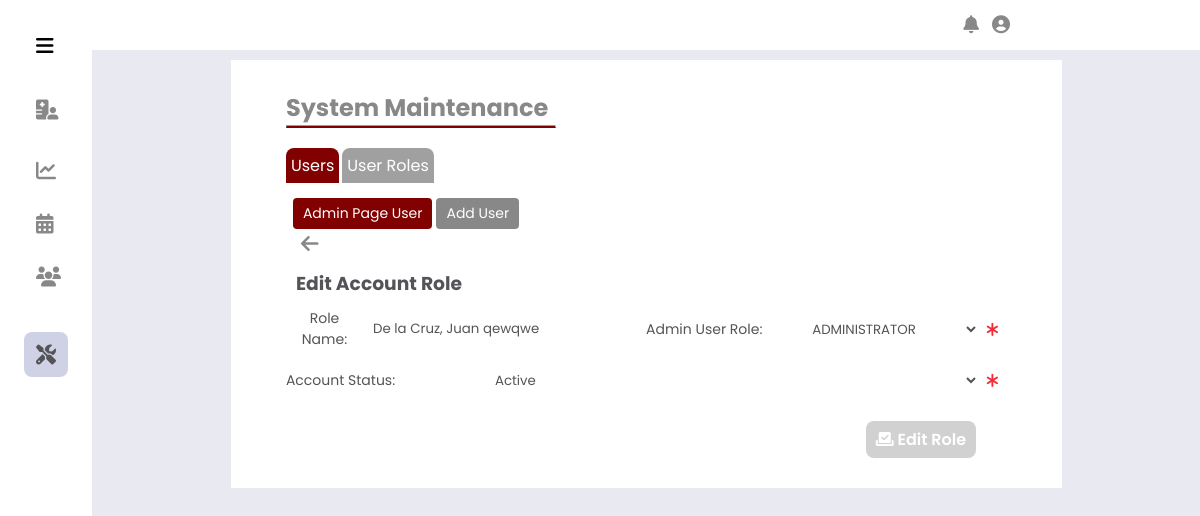
Page /Administrator/System Edit User Maintenance/?acc_id=4 (signed in) on the committed database.
### tables this page shows
CREATE TABLE IF NOT EXISTS `adminaccountinfo` (
  `AdminAccountID` int NOT NULL AUTO_INCREMENT,
  `AdminFirstName` varchar(255) NOT NULL,
  `AdminMiddleName` varchar(255) DEFAULT NULL,
  `AdminLastName` varchar(255) NOT NULL,
  `AdminSufifx` varchar(15) DEFAULT NULL,
  `AdminUserRoleID` int NOT NULL,
  `AdminContactNo` varchar(11) NOT NULL,
  `AdminUsername` varchar(255) NOT NULL,
  `AdminPassword` varchar(32) NOT NULL,
  `AdminEmailAdd` varchar(255) NOT NULL,
  `AdminAddress` text NOT NULL,
  `GenderID` int NOT NULL,
  `AccountStatusID` int NOT NULL,
  PRIMARY KEY (`AdminAccountID`),
  KEY `adminUserRole_adminInfo` (`AdminUserRoleID`),
  KEY `genderRole_adminInfo` (`GenderID`),
  KEY `accountstat_adminInfo` (`AccountStatusID`)
);

CREATE TABLE IF NOT EXISTS `adminuserrole` (
  `AdminUserRoleID` int NOT NULL AUTO_INCREMENT,
  `AdminUserRole` varchar(255) NOT NULL,
  `AdminPageStudentCounceling` int NOT NULL,
  `AdminPageViolation` int NOT NULL,
  `AdminMaintenance` int NOT NULL,
  `StatusID` int NOT NULL,
  PRIMARY KEY (`AdminUserRoleID`),
  KEY `accountStatus_rolestats` (`StatusID`),
  KEY `studCounceling_status` (`AdminPageStudentCounceling`),
  KEY `studViolation_status` (`AdminPageViolation`),
  KEY `sysMain_status` (`AdminMaintenance`)
);

CREATE TABLE IF NOT EXISTS `accountstatus` (
  `AccountStatusID` int NOT NULL AUTO_INCREMENT,
  `StatusDescription` varchar(50) NOT NULL,
  PRIMARY KEY (`AccountStatusID`)
);

### Administrator/System Edit User Maintenance/index.php (the view, shortened to what this page needs)
<?php
    include_once('../includes/header.php');
    $acc_id = $_GET['acc_id'];
    $userRole = $conn->query("SELECT AdminAccountID, AdminFirstName, AdminMiddleName, AdminLastName, AdminSufifx,
    AdminUserRoleID, AccountStatusID FROM adminaccountinfo WHERE AdminAccountID = '$acc_id' ");
    while($row = $userRole->fetch_assoc()){
        $id = $row['AdminAccountID']; $fname = $row['AdminFirstName']; $mname = $row['AdminMiddleName'];
        $lname = $row['AdminLastName']; $sname = $row['AdminSufifx'];
        $AdminUserRoleID = $row['AdminUserRoleID']; $AccountStatusID = $row['AccountStatusID'];
?>
    <div class="body_container">
        <div class="content">
            <div class="title">
                <h1>System Maintenance</h1>
                <hr>
            </div>
            <div class="subcontent">
                <?php
                    $sub_page = 'main_admin';
                    include '../includes/main_sub_nav.php';
                    $sub_content = 'admin_userPage';
                    include '../includes/sub_content_navadd.php';
                ?>
                <a href="../System User Maintenance/" class="acc_bttn"><i class="fas fa-arrow-left"></i></a>
                <h3 class="subtitle">Edit Account Role</h3>
                <form id="edituserRole"  method = "POST">
                    <div class="input_group">
                        <div class="input_container">
                            <label for="#" class="label">Role Name: </label>
                            <div class="input " id="input_roleName">
                                <input class="input-field" type="text" placeholder="Insert Role Name" name="NameCheck"
                                id="NameCheck" value="<?php echo $lname.', '.$fname.' '.$mname.' '.$sname ?>" readonly>
                            </div>
                        </div>
                        <div class="input_container">
                            <label for="roleCouncheck" class="labelcheck">Admin User Role: </label>
                            <div class="input " id="input_roleName">
                                <select class="input-field" name="roleCouncheck" id="roleCouncheck">
                                    <?php
                                        $userRole = mysqli_query($conn, "SELECT AdminUserRoleID, AdminUserRole FROM `adminuserrole`");
                                        while($row2 = mysqli_fetch_assoc($userRole)){
                                        $roleID = $row2['AdminUserRoleID']; $roleName = $row2['AdminUserRole'];
                                    ?>
                                    <option value = "<?php echo $roleID ?>" <?php if($roleID == $AdminUserRoleID ){echo "selected";} ?>> <?php echo $roleName?>  </option>
                                    <?php }?>
                                </select>
                                <i class="fa-solid fa-asterisk"></i>
                            </div>
                        </div>
                        <div class="input_container">
                            <label for="status" class="labelcheck">Account Status: </label>
                            <div class="input " id="input_roleName">
                                <select class="input-field" name="status" id="status">
                                    <?php
                                        $statuscheck = mysqli_query($conn, "SELECT AccountStatusID, StatusDescription FROM `accountstatus`");
                                        while($row3 = mysqli_fetch_assoc($statuscheck)){
                                        $statsID = $row3['AccountStatusID']; $statsName = $row3['StatusDescription'];
                                    ?>
                                        <option value = "<?php echo $statsID ?>" <?php if($statsID == $AccountStatusID ){echo "selected";} ?>> <?php echo $statsName?>  </option>
                                    <?php }?>
                                </select>
                                <i class="fa-solid fa-asterisk"></i>
                            </div>
                        </div>
                    </div>
                    <div class="action_content">
                        <button class= "bttn" type="submit" name="submit" id="submitRole">
                        <i class="fa-solid fa-check-to-slot"></i> Edit Role</button>
                    </div>
                    <?php }?>
                </form>
            </div>
        </div>
    </div>
</body>
</html>

### Administrator/includes/main_sub_nav.php
<div class="sub_nav">
    <a href="../System User Maintenance/" class="sub_nav_bttn<?php if ($sub_page == 'main_admin'){ echo '_active';}?>">
        Users
    </a>
    <a href="../System User Role Maintenance/" class="sub_nav_bttn<?php if ($sub_page == 'role_admin'){ echo '_active';}?>">
        User Roles
    </a>
</div>

### Administrator/includes/sub_content_navadd.php
<div class="sub_content_nav">
    <a href="../System User Maintenance/" class="sub_nav_bttn<?php if ($sub_content == 'admin_userPage'){ echo '_active';}?>">
        Admin Page User
    </a>
    <a href="../System Add User Maintenance/" class="sub_nav_bttn<?php if ($sub_content == 'add_admin'){ echo '_active';}?>">
        Add User
    </a>
</div>

### Administrator/includes/css/side_nav.css (style rules this page uses)
:root { --nav-width: 92px; --button-color-font-icon: rgb(136, 136, 136); --button-hover-color-font-icon: rgb(84, 83, 87); --button-hover-bg: rgb(207 210 229); --color-content0-bg: white; --body-color: rgb(209, 209, 209); --normal-font-size: 1rem; --small-font-size: .875rem; --z-index: 100; }
* { margin: 0; padding: 0; box-sizing: border-box; font-family: 'Poppins',sans-serif; }
body { margin: 0; position: relative; padding: 0 0 0 5.75rem; transition: .5s; background-color: #e9eaf1; }
h1 { margin: 0; }
.fas { font-size: 1.25rem; margin-right: 3px; }
@media (max-width: 1200px) { .content { width: 75%; } }

### Administrator/includes/css/admin_navbar.css (style rules this page uses)
* { margin: 0; padding: 0; box-sizing: border-box; font-family: 'Poppins',sans-serif; }
:root { --nav-width: 92px; --button-color-font-icon: rgb(136, 136, 136); --button-hover-color-font-icon: rgb(84, 83, 87); --button-hover-bg: rgb(160, 160, 160); --color-content0-bg: white; --maroong-content-bg: #810000; --maroong-content-hover: #630000; --body-color: rgb(209, 209, 209); --dark--color: #45474b; --blue-color: #2a88e6; --normal-font-size: 1rem; --small-font-size: .875rem; --meduim-font-size: 15px; }
body { position: relative; background-color: #e9eaf1; }
.sub_nav { padding: 20px 0 0; display: flex; }
.sub_nav .sub_nav_bttn_active, .sub_nav .sub_nav_bttn { font-size: var(--small-font-size); background-color: var(--button-hover-bg); padding: 5px; margin: 0 3px 0 0; color: var(--color-content0-bg); border-top-left-radius: .5rem; border-top-right-radius: .5rem; text-decoration: none; }
.sub_nav .sub_nav_bttn_active, .sub_nav .sub_nav_bttn:hover { color: var(--color-content0-bg); background-color: var(--maroong-content-bg); }
.sub_nav .sub_nav_bttn_active, .sub_nav .sub_nav_bttn { font-size: var(--normal-font-size); background-color: var(--button-hover-bg); padding: 5px; margin: 0 3px 0 0; color: var(--color-content0-bg); border-top-left-radius: .5rem; border-top-right-radius: .5rem; text-decoration: none; }

### Administrator/includes/css/maintenance.css (style rules this page uses)
:root { --nav-width: 92px; --button-color-font-icon: rgb(136, 136, 136); --button-hover-color-font-icon: rgb(84, 83, 87); --button-hover-bg: rgb(160, 160, 160); --color-content0-bg: white; --maroong-content-bg: #810000; --maroong-content-hover: #630000; --body-color: rgb(209, 209, 209); --normal-font-size: 1rem; --small-font-size: .875rem; --meduim-font-size: 15px; }
* { margin: 0; padding: 0; box-sizing: border-box; font-family: 'Poppins',sans-serif; }
.body_container { display: flex; align-items: center; justify-content: center; padding-top: 50px; padding-bottom: 10px; }
.content { background-color: var(--color-content0-bg); margin-top: 10px; padding: 30px 5% 30px; width: 70%; height: auto; }
.content .title { width: 220px; }
.title h1 { font-size: 1.5rem; color: var(--button-color-font-icon); display: inline-block; }
.title hr { border-bottom: 2px solid var(--maroong-content-bg); }
.content .subcontent { width: 100%; height: auto; padding-bottom: 20px; }
.sub_content_nav { margin-top: 10px; display: flex; padding: 5px 5px 0; }
.sub_content_nav .sub_nav_bttn { padding: 5px 10px 5px; background-color: var(--button-color-font-icon); color: var(--color-content0-bg); margin: 0 2px 0; font-size: var(--small-font-size); border-radius: .25rem; text-decoration: none; border: none; outline: none; cursor: pointer; }
.sub_content_nav .sub_nav_bttn:hover, .sub_content_nav .active_bttn, .sub_content_nav .sub_nav_bttn_active { padding: 5px 10px 5px; background-color: var(--maroong-content-bg); color: var(--color-content0-bg); margin: 0 2px 0; font-size: var(--small-font-size); border-radius: .25rem; text-decoration: none; border: none; outline: none; cursor: pointer; }
@media (max-width: 1200px) { .content { width: 75%; } }

### Administrator/includes/css/modal_placement.css (style rules this page uses)
:root { --nav-width: 92px; --button-color-font-icon: rgb(136, 136, 136); --button-hover-color-font-icon: rgb(84, 83, 87); --button-hover-bg: rgb(160, 160, 160); --color-content0-bg: white; --maroong-content-bg: #810000; --maroong-content-hover: #630000; --body-color: rgb(209, 209, 209); --normal-font-size: 1rem; --small-font-size: .875rem; --meduim-font-size: 15px; }
* { margin: 0; padding: 0; box-sizing: border-box; font-family: 'Poppins',sans-serif; }

### rows in the picture
adminaccountinfo: NameCheck "De la Cruz, Juan qewqwe", roleCouncheck "ADMINISTRATOR", status "Active"
